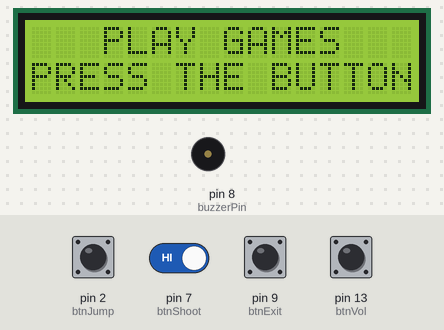
Simulated run of this sketch. Board: Arduino Uno, built with avr-gcc and run on an emulated ATmega328P. Parts: 16×2 character LCD, buzzer (waves = sounding). The inputs (shaded band) are chosen by the test bench; at power-on: pin 2 (btnJump), pin 7 (btnShoot), pin 9 (btnExit), pin 13 (btnVol) HIGH. Random numbers use the default seed unless the sketch sets one.

Above: at 1.4 s.
1.5 s: pin 13 (btnVol) pulled LOW for 1 s
At 3.4 s:
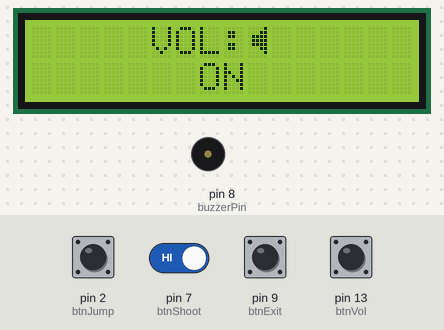
5.5 s: pin 2 (btnJump) pulled LOW for 0.15 s
At 6.2 s:
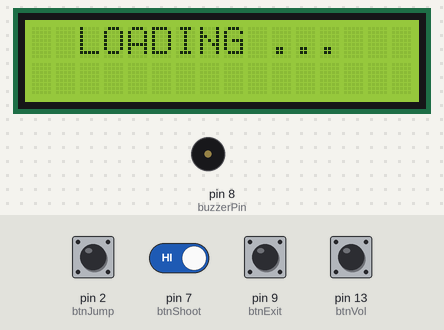
7.1 s: pin 7 (btnShoot) driven LOW
10.1 s: pin 9 (btnExit) pulled LOW for 1 s
At 11.0 s:
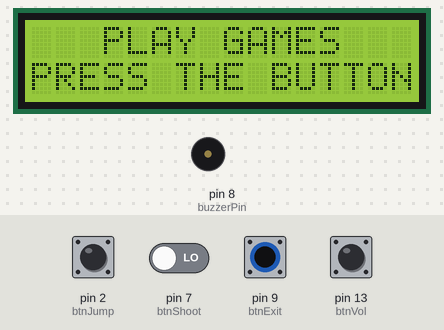
12.6 s: pin 7 (btnShoot) driven HIGH
15.6 s: pin 2 (btnJump) pulled LOW for 1 s
At 19.3 s:
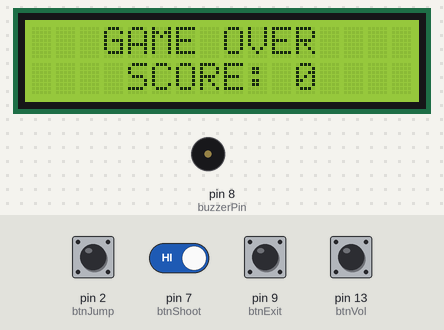
Timing chart, 0 to 20.8 s (numbered marks = the images above; inputs shaded):
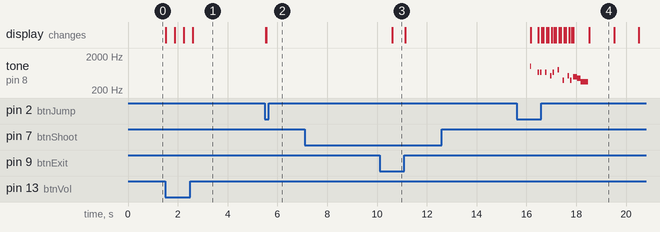

Measured:
- after the input at 1.5 s, the display: first changes at once (image 1 shows a later state)
- after the input at 7.1 s, every drawn part: stays the same
- after the input at 12.6 s, every drawn part: stays the same
- after the input at 15.6 s, tone on pin 8 (buzzerPin): plays 1000 Hz for 0.02 s, 659 Hz for 0.05 s, 659 Hz for 0.05 s, 659 Hz for 0.05 s, 523 Hz for 0.05 s, 659 Hz for 0.05 s … (13 notes in this stretch), starting after 0.56 s
- what the display in image 4 shows lasts 1.0 s, from 18.5 s to 19.5 s

The sketch:

Ardu_nokod.ino
```cpp
#include <Wire.h>
#include <LiquidCrystal_I2C.h>

// LCD ve Pin Tanımlamaları - I2C için güncellendi (Adres genellikle 0x27 olur)
LiquidCrystal_I2C lcd(0x27, 16, 2);

const int btnJump = 2;
const int btnShoot = 7;
const int btnExit = 9;
const int btnVol = 13;
const int buzzerPin = 8;

// Oyun Değişkenleri
int activeGame = 0;
int score = 0;
int noteIndex = 0;
int gameSpeed = 90;
int ballSpeed = 120;
bool shootReleased = true;
bool jumpReleased = true;
bool bootDone = false;
bool volStatus = true;

// Karakter Tanımlamaları
byte charDino[8] = { 7, 5, 7, 4, 14, 10, 10, 0 };
byte charPartner[8] = { 28, 20, 28, 4, 14, 10, 10, 0 };
byte charCactus[8] = { 4, 5, 21, 21, 23, 4, 0, 0 };
byte charBird[8] = { 4, 14, 31, 4, 4, 0, 0, 0 };
byte charTarget[8] = { 4, 10, 10, 10, 4, 4, 8, 0 };
byte charBullet[8] = { 0, 0, 0, 7, 7, 0, 0, 0 };
byte charHeart[8] = { 0, 10, 31, 31, 31, 14, 4, 0 };
byte charSpeaker[8] = { 1, 3, 15, 15, 15, 3, 1, 0 };

int dY = 1, oX = 15, oY = 1;
unsigned long jumpTime = 0;
bool jumping = false;
int pY = 1, bullX = -1, bullY = 0, tarX = 15, tarY = 0;

const int marioLen = 135;
const int marioMelody[] = { 659, 659, 0, 659, 0, 523, 659, 0, 784, 0, 392, 0, 523, 392, 330, 440, 494, 466, 440, 392, 659, 784, 880, 698, 784, 659, 523, 587, 494, 523, 392, 330, 440, 494, 466, 440, 392, 659, 784, 880, 698, 784, 659, 523, 587, 494, 0, 784, 740, 698, 622, 659, 0, 415, 440, 523, 0, 440, 523, 587, 0, 784, 740, 698, 622, 659, 0, 1046, 1046, 1046, 0, 784, 740, 698, 622, 659, 0, 415, 440, 523, 0, 440, 523, 587, 0, 622, 0, 587, 0, 523, 523, 523, 0, 523, 0, 523, 587, 0, 659, 523, 440, 392, 0, 523, 523, 0, 523, 0, 523, 587, 659, 0, 784, 740, 698, 622, 659, 0, 415, 440, 523, 0, 440, 523, 587, 0, 622, 0, 587, 0, 523, 330, 0, 262, 0, 196, 0, 165, 0, 220, 0, 247, 0, 233, 0, 220, 0 };
const int ballLen = 16;
const int ballMelody[] = { 523, 0, 523, 587, 659, 0, 659, 0, 587, 523, 440, 0, 392, 440, 523, 0 };

void playTone(int freq, int dur) {
  if (volStatus && freq > 0) tone(buzzerPin, freq, dur);
}

void clickSound() {
  if (volStatus) tone(buzzerPin, 1000, 15);
}

// GÜNCELLENMİŞ MUTE: Yazıyı geri getirir
void toggleMute(String currentMsg) {
  unsigned long muteStart = millis();
  volStatus = !volStatus;
  while(millis() - muteStart < 3000) {
    lcd.clear();
    if (!volStatus) {
      lcd.setCursor(4, 0); lcd.print("VOL:"); lcd.write(7); lcd.print(" X");
      lcd.setCursor(6, 1); lcd.print("OFF");
    } else {
      lcd.setCursor(5, 0); lcd.print("VOL:"); lcd.write(7);
      lcd.setCursor(7, 1); lcd.print("ON");
    }
    delay(150);
    if (digitalRead(btnVol) == LOW) {
      volStatus = !volStatus;
      muteStart = millis();
      delay(200);
    }
    if (digitalRead(btnJump) == LOW || digitalRead(btnShoot) == LOW) break;
  }
  lcd.clear();
  // Yazı ekranına geri dönüyorsak yazıyı tekrar bas
  if (currentMsg != "") {
    lcd.setCursor((16 - currentMsg.length()) / 2, 0);
    lcd.print(currentMsg);
  } else if (activeGame == 0) {
    showMenu();
  }
}

void playCMajorScale() {
  int scale[] = {262, 294, 330, 349, 392, 440, 494, 523};
  for (int i = 0; i < 8; i++) {
    if(volStatus) tone(buzzerPin, scale[i], 150);
    delay(200);
  }
}

void playDeathSound() {
  if(!volStatus) return;
  tone(buzzerPin, 494, 150); delay(150);
  tone(buzzerPin, 440, 150); delay(150);
  tone(buzzerPin, 349, 300); delay(300);
  noTone(buzzerPin);
}

void startSequence() {
  noTone(buzzerPin);
  lcd.clear();
  lcd.setCursor(3, 0); lcd.print("PLAY GAMES");
  lcd.setCursor(0, 1); lcd.print("PRESS THE BUTTON");
  delay(500);
  while(digitalRead(btnJump) == HIGH && digitalRead(btnShoot) == HIGH && digitalRead(btnExit) == HIGH) {
    if(digitalRead(btnVol) == LOW) toggleMute("");
    delay(10);
  }
  lcd.clear();
  lcd.setCursor(2, 0); lcd.print("LOADING ...");
  delay(5000);
  bootDone = true;
  showMenu();
}

void setup() {
  // I2C ekran başlatma komutları eklendi
  lcd.init();
  lcd.backlight();

  pinMode(btnJump, INPUT_PULLUP);
  pinMode(btnShoot, INPUT_PULLUP);
  pinMode(btnExit, INPUT_PULLUP);
  pinMode(btnVol, INPUT_PULLUP);
  lcd.createChar(0, charDino);
  lcd.createChar(1, charCactus);
  lcd.createChar(2, charTarget);
  lcd.createChar(3, charBird);
  lcd.createChar(4, charBullet);
  lcd.createChar(5, charHeart);
  lcd.createChar(6, charPartner);
  lcd.createChar(7, charSpeaker);
  startSequence();
}

void showMenu() {
  noTone(buzzerPin);
  lcd.clear();
  lcd.setCursor(0, 0); lcd.print("1:BALLON  2:DINO");
  lcd.setCursor(1, 1); lcd.print("SELECT & PLAY!");
}

void showFinal(String msg, int gameType) {
  noTone(buzzerPin);
  lcd.clear();

  if (msg == "VICTORY!") {
    if (gameType == 1) {
      lcd.setCursor(15, 1); lcd.write(byte(6));
      for (int i = 0; i <= 14; i++) {
        lcd.setCursor(i-1, 1); lcd.print(" ");
        lcd.setCursor(i, 1); lcd.write(byte(0));
        if(volStatus) tone(buzzerPin, 200, 50);
        delay(350);
      }
      lcd.setCursor(14, 0); lcd.write(byte(5));
      playCMajorScale();
    }
    else {
      lcd.setCursor((16 - msg.length()) / 2, 0); lcd.print(msg);
      String sFinal = "SCORE: " + String(score);
      lcd.setCursor((16 - sFinal.length()) / 2, 1); lcd.print(sFinal);
      playCMajorScale();
    }
  } else {
    lcd.setCursor((16 - msg.length()) / 2, 0); lcd.print(msg);
    playDeathSound();
  }

  lcd.clear();
  lcd.setCursor((16 - msg.length()) / 2, 0); lcd.print(msg);

  bool toggle = true;
  unsigned long lastFlash = 0;
  while (digitalRead(btnJump) == HIGH && digitalRead(btnShoot) == HIGH && digitalRead(btnExit) == HIGH) {
    if(digitalRead(btnVol) == LOW) toggleMute(msg); // Mesajı korumaya gönder
    if (millis() - lastFlash > 1000) {
      lastFlash = millis();
      lcd.setCursor(0, 1); lcd.print("                ");
      if (toggle) {
        String s = "SCORE: " + String(score);
        lcd.setCursor((16 - s.length()) / 2, 1); lcd.print(s);
      } else {
        lcd.setCursor(1, 1); lcd.print("PRESS RESTART");
      }
      toggle = !toggle;
    }
  }
  clickSound();
  activeGame = 0; noteIndex = 0; showMenu(); delay(300);
}

void playDino() {
  if(digitalRead(btnVol) == LOW) toggleMute("");
  if (marioMelody[noteIndex] != 0) playTone(marioMelody[noteIndex], 45);
  else noTone(buzzerPin);
  noteIndex++; if (noteIndex >= marioLen) noteIndex = 0;

  if (digitalRead(btnJump) == LOW && !jumping) {
    jumping = true; jumpTime = millis(); dY = 0;
  }
  if (jumping && (millis() - jumpTime > 310)) { jumping = false; dY = 1; }

  oX--;
  if (oX < 0) {
    oX = random(12, 16); oY = random(0, 2); score += 5;
    if (score >= 400) { showFinal("VICTORY!", 1); return; }
    if (score > 0 && score % 20 == 0 && gameSpeed > 40) gameSpeed -= 4;
  }
  if (oX == 0 && oY == dY) { showFinal("GAME OVER", 1); return; }

  lcd.clear();
  lcd.setCursor(0, dY); lcd.write(byte(0));
  lcd.setCursor(oX, oY); if (oY == 1) lcd.write(byte(1)); else lcd.write(byte(3));
  lcd.setCursor(11, 0); lcd.print("S:"); lcd.print(score);
  delay(gameSpeed);
}

void playBalloon() {
  if(digitalRead(btnVol) == LOW) toggleMute("");
  if (ballMelody[noteIndex] != 0) playTone(ballMelody[noteIndex], 60);
  else noTone(buzzerPin);
  noteIndex++; if (noteIndex >= ballLen) noteIndex = 0;

  if (digitalRead(btnJump) == LOW) {
    if(jumpReleased) { pY = !pY; jumpReleased = false; }
  } else jumpReleased = true;

  if (digitalRead(btnShoot) == LOW) {
    if (shootReleased && bullX == -1) {
      bullX = 1; bullY = pY;
      shootReleased = false;
    }
  } else shootReleased = true;

  lcd.clear();
  lcd.setCursor(0, pY); lcd.write(byte(0));
  tarX--;
  if (tarX < 0 || (tarX == 0 && tarY == pY)) { showFinal("GAME OVER", 2); return; }
  lcd.setCursor(tarX, tarY); lcd.write(byte(2));

  if (bullX != -1) {
    lcd.setCursor(bullX, bullY); lcd.write(byte(4));
    bullX++;
    if (bullY == tarY && (bullX >= tarX)) {
      score += 5; tarX = 15; tarY = random(0, 2); bullX = -1;
      if(volStatus) tone(buzzerPin, 2000, 30);
      if (score % 20 == 0 && ballSpeed > 50) ballSpeed -= 10;
      if (score >= 200) { showFinal("VICTORY!", 2); return; }
    }
    if (bullX > 15) bullX = -1;
  }
  lcd.setCursor(11, 0); lcd.print("S:"); lcd.print(score);
  delay(ballSpeed);
}

void loop() {
  if (digitalRead(btnExit) == LOW) {
    clickSound();
    if (activeGame != 0) {
      activeGame = 0; noteIndex = 0; showMenu(); delay(500);
    } else {
      bootDone = false; noteIndex = 0; activeGame = 0; startSequence();
    }
  }
  if (activeGame == 0 && bootDone) {
    if(digitalRead(btnVol) == LOW) toggleMute("");
    if (digitalRead(btnJump) == LOW) {
      clickSound();
      activeGame = 1; score = 0; oX = 15; dY = 1; noteIndex = 0; gameSpeed = 90;
      lcd.clear(); delay(300);
    }
    if (digitalRead(btnShoot) == LOW) {
      clickSound();
      activeGame = 2; score = 0; tarX = 15; bullX = -1; noteIndex = 0; ballSpeed = 120;
      shootReleased = false; lcd.clear(); delay(300);
    }
  }
  else if (activeGame == 1) playDino();
  else if (activeGame == 2) playBalloon();
}
```
